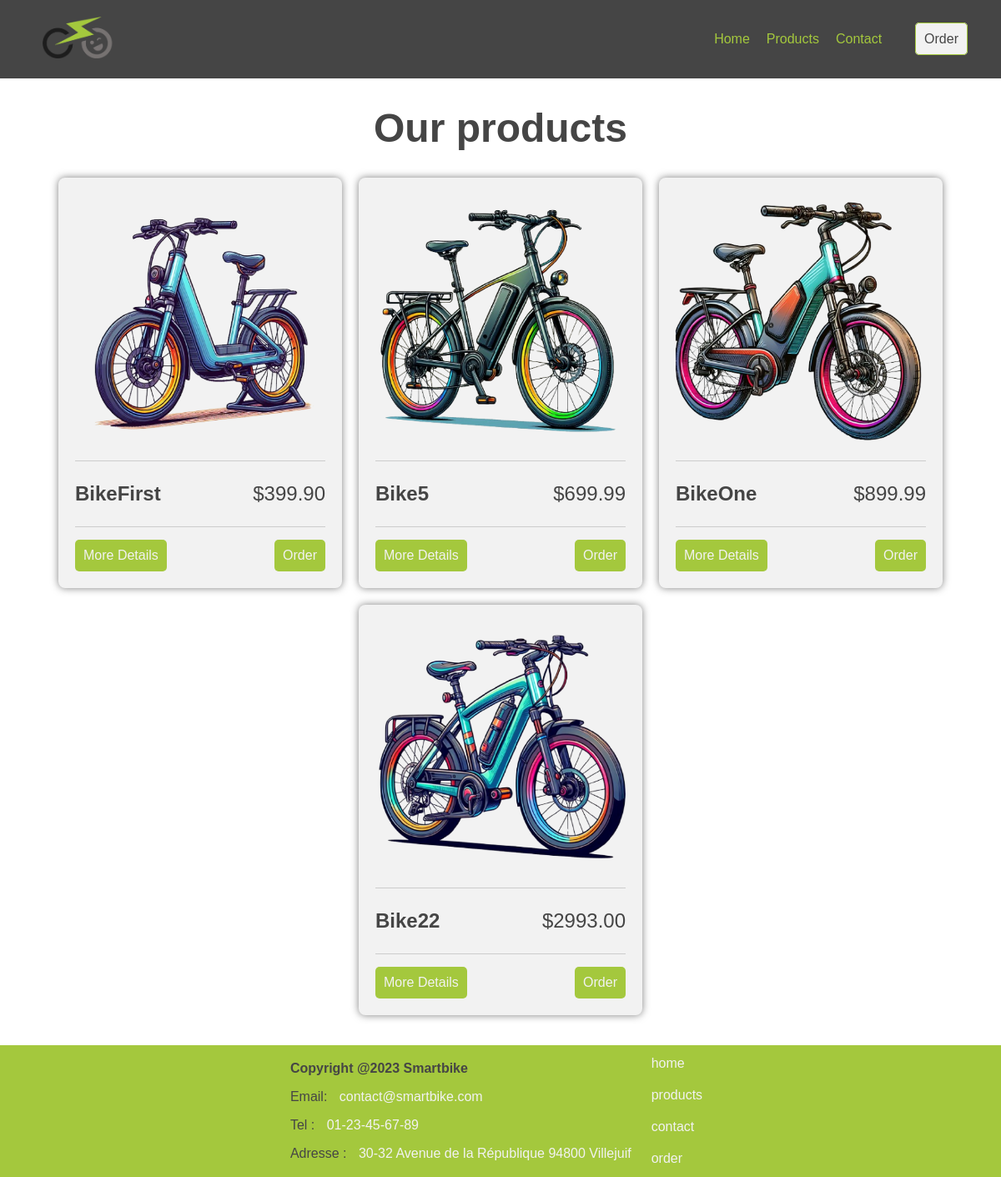
Page /products on the committed database.
### tables this page shows
CREATE TABLE IF NOT EXISTS `products`(
    `id` INT NOT NULL AUTO_INCREMENT,
    `name` VARCHAR(100) DEFAULT NULL,
    `price` DECIMAL(10,2) DEFAULT NULL,
    `description` VARCHAR(255) DEFAULT NULL,
    `image_path` VARCHAR(255) DEFAULT NULL,
    PRIMARY KEY (`id`)
);

### index.php (called while the page is built, shortened)
<?php
require_once('./router.php');
$address = $_SERVER['REQUEST_URI'];
route_request($address);

### controller/productsController.php (called while the page is built)
<?php
require("model/productsModel.php");
class ProductsController {
    private $model;
    public function __construct() {
        $this->model = new ProductsModel;
    }
    public function getProductsPage() {
        $products = $this->model->getProducts();
        include_once('view/products.php');
    }
}

### libraries/Database.php (called while the page is built, shortened)
<?php
class Database {
    private $conn;
    private $stmt;
    public function __construct() {
        $this->host = $_ENV["HOSTNAME"];
        $this->port = $_ENV["PORT"];
        $this->username = $_ENV["USERNAME"];
        $this->password = $_ENV["PASSWORD"];
        $this->database = $_ENV["DBNAME"];
        $dsn = "mysql:host=$this->host;port=$this->port;dbname=$this->database";
        $options = array(PDO::ATTR_ERRMODE => PDO::ERRMODE_EXCEPTION, PDO::ATTR_PERSISTENT => true);
        try {
            $this->conn = new PDO($dsn, $this->username, $this->password, $options);
        }
        catch (PDOException $e) {
            $this->error = $e->getMessage();
        }
    }
    public function prepareQuery($sql) {
        $this->stmt = $this->conn->prepare($sql);
    }
    public function execute($vars = array()) {
        return $this->stmt->execute($vars);
    }
    public function resultSet($vars = array()) {
        $this->execute($vars);
        return $this->stmt->fetchAll(PDO::FETCH_ASSOC);
    }
}

### model/productsModel.php (called while the page is built, shortened)
<?php
include_once("libraries/Database.php");
class ProductsModel {
    private $db;
    public function __construct() {
        $this->db = new Database;
    }
    public function getProducts() {
        $this->db->prepareQuery("SELECT `id`, `name`, `price`, `description`, `image_path` FROM `products` ORDER BY `price` ASC");
        $data = $this->db->resultSet();
        return $data;
    }
}

### view/products.php (the view, shortened to what this page needs)
<h1 style="text-align: center; font-size: 48px;">Our products</h1>
<div class="product-container">
    <?php foreach ($products as $product) {?>
    <div class="product-card">
        <img src="<?php echo $product['image_path']; ?>" alt="<?php echo $product['name']; ?>">
        <hr>
        <div class="product-info">
            <h2><?php echo $product['name']; ?></h2>
            <p>$<?php echo $product['price']; ?></p>
        </div>
        <hr>
        <div class="buttons">
            <a href="/products?id=<?php echo $product['id']; ?>" class="details-btn">More Details</a>
            <a href="/order" class="order-btn">Order</a>
        </div>
    </div>
    <?php }?>
</div>

### view/header.php (shortened to what this page needs)
<!DOCTYPE html>
<html lang="fr">
<head>
    <link rel="stylesheet" href="view/css/styles.css">
</head>
<header>
    <div class="logo">
        <a href="/"><img src="images/smartbike.png" alt="Logo"></a>
    </div>
    <nav>
        <ul>
            <li><a href="/">Home</a></li>
            <li><a href="/products">Products</a></li>
            <li><a href="/contact">Contact</a></li>
            <li ><a class="link" href="/order">Order</a></li>
        </ul>
    </nav>
</header>
<body>
</body>
</html>

### router.php (shortened to what this page needs)
<?php
function route_request($address){
    include_once("view/header.php");
    if ($address === "/") {
        echo '<meta http-equiv="refresh" content="0;url=home">';
    } elseif ($address === "/products") {
        include_once("controller/productsController.php");
        $page = new ProductsController;
        $page->getProductsPage();
    } elseif ($address === "/order") {
        include_once("controller/orderController.php");
        $page = new OrderController;
        $page->getOrderPage();
    } elseif ($address === "/contact") {
        include_once("controller/contactController.php");
        $page = new ContactController;
        $page->getContactPage();
    } else {
        include_once("view/404.php");
    }
    $year = date("Y");
    $name = "Smartbike";
    include_once("view/footer.php");
}

### view/footer.php
<footer class="footer">
    <table>
        <tr>
            <td>
                <p><strong>Copyright @<?php echo $year, " ", $name;?></strong></p>
                <p>Email: <a href="mailto:contact@smartbike.com">contact@smartbike.com</a></p>
                <p>Tel : <a href="tel:01-23-45-67-89">01-23-45-67-89</a></p>
                <p>Adresse : <a href="https://www.google.fr/maps/place/Efrei/@48.7892876,2.3648773,18z/data=!4m10!1m2!2m1!1sefrei+parsi!3m6!1s0x47e673e24e04a9c3:0xc55cb3e676f95321!8m2!3d48.7887182!4d2.3637513!15sCgtlZnJlaSBwYXJpc5IBD3ByaXZhdGVfY29sbGVnZeABAA!16zL20vMDVtcHk0?entry=ttu">30-32 Avenue de la République 94800 Villejuif</a></p>
            </td>
            <td>
                <div class="link_footer">
                    <a href="/home">home</a>
                    <a href="/products">products</a>
                    <a href="/contact">contact</a>
                    <a href="/order">order</a>
                </div>
            </td>
        </tr>
    </table>
</footer>
</html>

### view/css/styles.css (style rules this page uses)
:root { --primary-color: #a4c83d; --secondary-color: #454545; --background : #f2f2f2; --dark-transparent: #45454597; }
html, body { height: 100%; margin: 0; padding: 0; color: var(--secondary-color); font-family: 'Gill Sans', 'Gill Sans MT', Calibri, 'Trebuchet MS', sans-serif; }
.link { margin: 20px; padding: 10px; border: 1px solid var(--primary-color); border-radius: 5px; background-color: var(--background); cursor: pointer; transition: 0.3s; width: fit-content; text-decoration: none; color: var(--secondary-color); }
footer { bottom: 0; width: 100%; background-color: var(--primary-color); display: flex; justify-content: center; align-items: center; }
.link_footer { display: flex; flex-direction: column; justify-content: right; align-items: right; }
footer a, .card a { margin: 0; padding: 10px; color: var(--background); text-decoration: none; border: 2em; }
header { display: flex; justify-content: space-between; align-items: center; padding: 20px; background-color: var(--secondary-color); }
.logo img { height: 50px; margin-left: 35%; }
nav ul { list-style-type: none; margin: 0; padding: 0; display: flex; }
nav ul li { margin-left: 20px; }
nav ul li a { color: var(--primary-color); text-decoration: none; }
.product-container { display: flex; flex-wrap: wrap; gap: 20px; justify-content: center; }
.product-card { width: 300px; background-color: var(--background); border-radius: 8px; padding: 20px; box-shadow: 0 0 10px rgba(0, 0, 0, 0.5); }
.product-info { display: flex; justify-content: space-between; align-items: center; }
.product-card img { max-width: 100%; height: auto; border-radius: 6px; }
.product-card hr { margin: 15px 0; border: none; border-top: 1px solid #ccc; }
.product-card h2 { margin: 10px 0; }
.product-card p { margin: 0; font-size: 24px; }
.product-card .buttons { display: flex; justify-content: space-between; }
.product-card .buttons .details-btn, .product-card .buttons .order-btn { display: inline; text-decoration: none; background-color: var(--primary-color); color: var(--background); border: none; border-radius: 5px; padding: 10px; font-size: 16px; cursor: pointer; transition: all 0.3s ease; }

### rows in the picture
products: image_path (picture), name "BikeFirst", price "399.90"
products: image_path (picture), name "Bike5", price "699.99"
products: image_path (picture), name "BikeOne", price "899.99"
products: image_path (picture), name "Bike22", price "2993.00"

### other values in the picture
$name "Smartbike"
